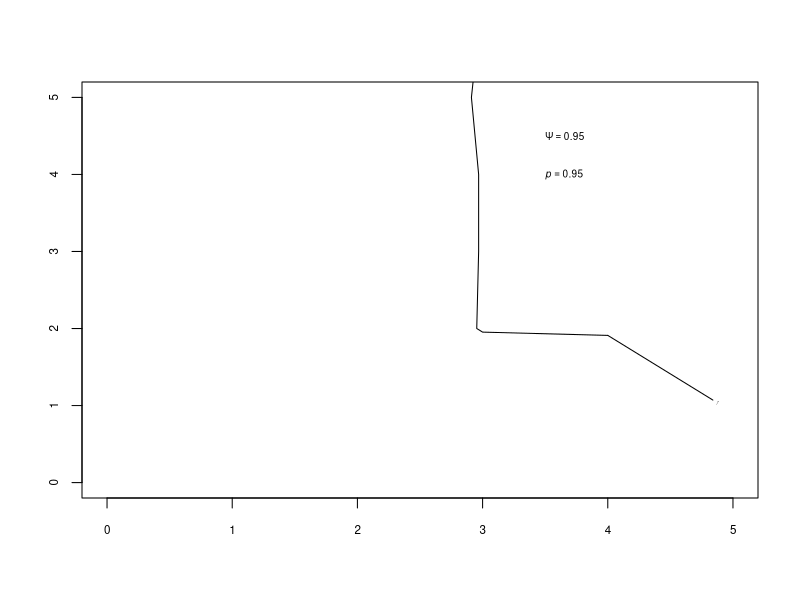

The R source for this figure:
##############################
## Devan-Song, Anne, M. A. Walden, Haley A. Moniz, Justine M. Fox,
## Mary-Ruth Low, Emma Wilkinson, Scott W. Buchanan, and Nancy E. Karraker.
## "Confirmation Bias Perpetuates Century-Old Ecological Misconception:
## Evidence Against 'Secretive' Behavior of Eastern Spadefoots." Journal
## of Herpetology 55, no. 2 (2021): 137-150.
##
## R code to create occupancy model for Fig. 4
##
## Author: M. A. Walden
## Date: Sept. 29, 2020
## Contact: mar.walden@gmail.com
##############################

##-- set working directory to data source folder
#setwd("")

#------------------------------------------------------------------------------#
# Simulations - at three different detection probabilities, how does the power
# to correctly predict occupancy change by transect number and survey number?

###########
##Figures: change psi and p as needed, then save "results" to R Workspace for replotting figures
##as needed in the future without having to rerun the simulations
###########
transects <- 20
surveys <- 20
iter <- seq(1,1000,by=1)
iternum <- length(iter)

psi <- .95 ##Here is where you change occupancy as appropriate for your design
p <- .95  ##Here is where you change detection probability as appropriate for your design

home <- array(NA,dim=c(iternum,transects,surveys))

for(j in 1:transects){
  
  for(k in 1:surveys){
    
    dfrep <- data.frame(iter=iter,numocc=NA,numsim=NA,testp=NA)
    for(i in 1:length(iter)){
      z <- rbinom(j,1,psi)  #-- "true" occupancy by transect
      y <- matrix(NA, j, k)
      for(m in 1:j) {
        y[m,] <- rbinom(k, 1, z[m]*p) #simulated survey data incorporating detection
      }
      occu <- data.frame(z=z, simocc=NA)
      occu$simocc <- rowSums(y)
      occu$simocc <- ifelse(occu$simocc > 0, 1, 0)
      
      dfrep$numocc[i] <- sum(occu$z)
      dfrep$numsim[i] <- sum(occu$simocc)
      
      dfrep$testp[i] <- ifelse(dfrep$numocc[i]>0 & dfrep$numsim[i]>0,1,0)
    }
    home[,j,k] <- dfrep$testp
    
    cat("\r", k, ".", j, "of", transects, "\r") ##This displays the counter for progress
    flush.console() ##This is necessary for the counter to run correctly
    
  }
  
}

results <- colMeans(home, na.rm=T)
png(file="psi95p95t20s20.png",width=3, height=3.2, units="in",res=600)
contour(seq(1,transects,by=1),seq(1,surveys,by=1),results,
        xlim=c(0,5), ylim=c(0,5),
        labcex=.4,
        cex.axis=.7,
        drawlabels=TRUE,
        axes=TRUE,
        frame.plot=TRUE,
        levels=c(.1,.2,.3,.4,.5,.6,.7,.8,.9,1),
        col=c(1,1,1,1,1,1,1,1,1,1),
        lwd=c(1,1,1,1,1,1,1,4,1,1),
        method="flattest",
        crt=90,
        vfont=c("sans serif", "plain"),
        xlab="",ylab="")
text(3.5,4.5,expression(italic(Psi)==0.95),cex=.6,adj=c(0,NA))
text(3.5,4,expression(italic(p)==0.95),cex=.6,adj=c(0,NA))
dev.off()
##Only run this line if you want to save a new workspace. Change the filename as appropriate.
##psi = occupancy, p = detection, t = # transects, s = # surveys
save(results, file="psi95p95t20s20.RData")


